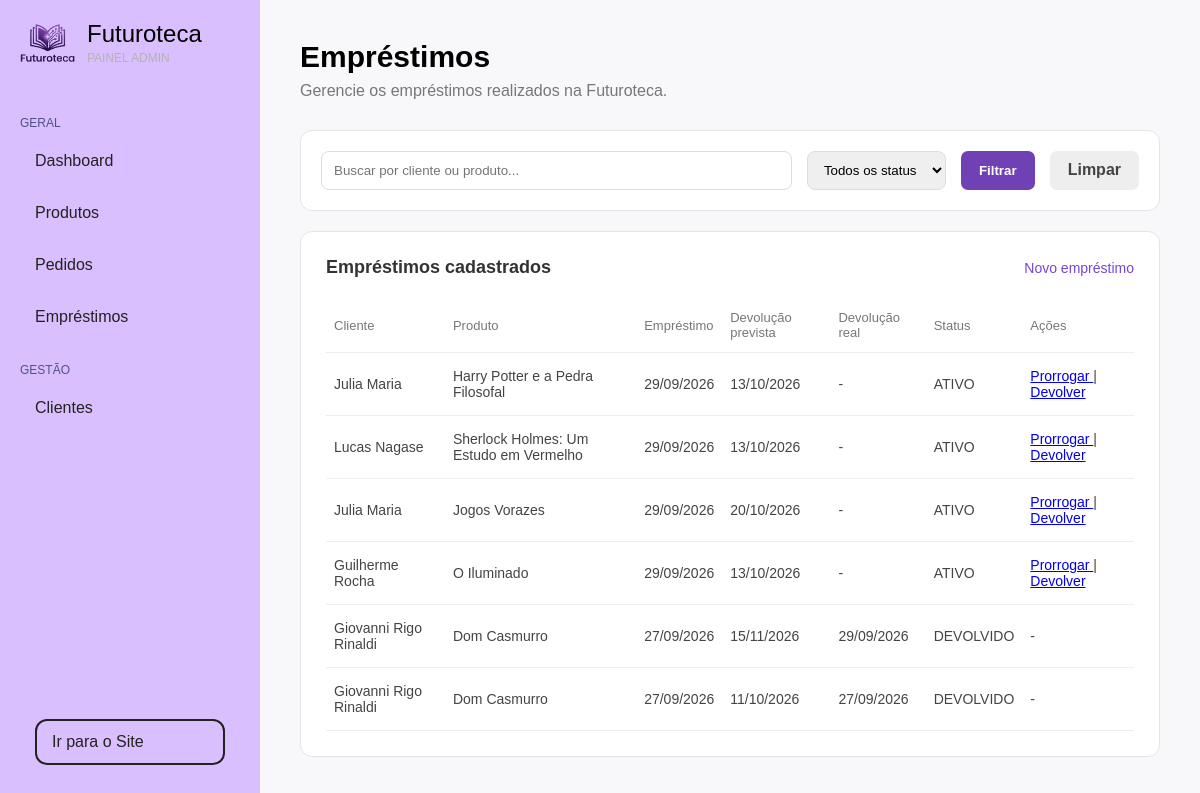
Screenshot of /dashboard/emprestimos.php (signed in) with the database file from the repository.
### tables this page shows
CREATE TABLE `emprestimo` (
  `id_emprestimo` int(11) NOT NULL,
  `id_usuario` int(11) NOT NULL,
  `id_produto` int(11) NOT NULL,
  `data_emprestimo` date NOT NULL,
  `data_devolucao_prevista` date NOT NULL,
  `data_devolucao_real` date DEFAULT NULL,
  `status` enum('ATIVO','DEVOLVIDO','ATRASADO') NOT NULL DEFAULT 'ATIVO',
  `prorrogado` tinyint(1) NOT NULL DEFAULT 0
);

CREATE TABLE `usuario` (
  `id_usuario` int(11) NOT NULL,
  `nome` varchar(100) NOT NULL,
  `email` varchar(150) NOT NULL,
  `cpf` varchar(14) NOT NULL,
  `telefone` varchar(20) DEFAULT NULL,
  `endereco` varchar(255) DEFAULT NULL,
  `tipo_usuario` enum('ADMIN','CLIENTE') NOT NULL DEFAULT 'CLIENTE',
  `senha` varchar(255) NOT NULL
);

CREATE TABLE `produto` (
  `id_produto` int(11) NOT NULL,
  `titulo` varchar(150) NOT NULL,
  `autor` varchar(100) DEFAULT NULL,
  `categoria` varchar(80) NOT NULL,
  `tipo` enum('LIVRO','EBOOK','ARTIGO') NOT NULL,
  `preco` decimal(10,2) NOT NULL,
  `preco_promocional` decimal(10,2) DEFAULT NULL,
  `estoque` int(11) NOT NULL DEFAULT 0,
  `descricao` text DEFAULT NULL,
  `imagem` varchar(255) DEFAULT NULL
);

### dashboard/emprestimos.php (the view, shortened to what this page needs)
<?php
require_once '../crud.php';
$busca = $_GET["busca"] ?? "";
$sql = "SELECT
            emprestimo.*,
            usuario.nome AS nome_cliente,
            produto.titulo AS nome_produto
        FROM emprestimo
        INNER JOIN usuario
            ON emprestimo.id_usuario = usuario.id_usuario
        INNER JOIN produto
            ON emprestimo.id_produto = produto.id_produto
        WHERE 1=1";
$params = [];
$sql .= " ORDER BY emprestimo.id_emprestimo DESC";
$stmt = $pdo->prepare($sql);
$stmt->execute($params);
$emprestimos = $stmt->fetchAll(PDO::FETCH_ASSOC);
?>
<!DOCTYPE html>
<html lang="pt-br">
<head>
    <link rel="stylesheet" href="../css/dashboard.css">
</head>
<body>
    <?php include 'partials/sidebar.php'; ?>
    <main class="conteudo">
        <div class="titulo-dashboard">
            <h1>Empréstimos</h1>
            <p>Gerencie os empréstimos realizados na Futuroteca.</p>
        </div>
        <form method="GET" class="filtros-produtos">
            <input type="text" name="busca" placeholder="Buscar por cliente ou produto..."
                value="<?= htmlspecialchars($busca) ?>">
            <select name="status">
                <option value="">
                    Todos os status
                </option>
            </select>
            <button type="submit" class="btn-filtrar">
                Filtrar
            </button>
            <a href="emprestimos.php" class="btn-limpar">
                Limpar
            </a>
        </form>
        <div class="painel-dashboard">
            <div class="painel-titulo">
                <h3>Empréstimos cadastrados</h3>
                <a href="cadastrar-emprestimo.php">
                    Novo empréstimo
                </a>
            </div>
            <table>
                <thead>
                    <tr>
                        <th>Cliente</th>
                        <th>Produto</th>
                        <th>Empréstimo</th>
                        <th>Devolução prevista</th>
                        <th>Devolução real</th>
                        <th>Status</th>
                        <th>Ações</th>
                    </tr>
                </thead>
                <tbody>
                    <?php if (count($emprestimos) == 0): ?>
                        <tr>
                            <td colspan="7">
                                Nenhum empréstimo cadastrado.
                            </td>
                        </tr>
                    <?php else: ?>
                        <?php foreach ($emprestimos as $emprestimo): ?>
                            <tr>
                                <td>
                                    <?= htmlspecialchars($emprestimo["nome_cliente"]) ?>
                                </td>
                                <td>
                                    <?= htmlspecialchars($emprestimo["nome_produto"]) ?>
                                </td>
                                <td>
                                    <?= date("d/m/Y", strtotime($emprestimo["data_emprestimo"])) ?>
                                </td>
                                <td>
                                    <?= date("d/m/Y", strtotime($emprestimo["data_devolucao_prevista"])) ?>
                                </td>
                                <td>
                                    <?php if ($emprestimo["data_devolucao_real"]): ?>
                                        <?= date("d/m/Y", strtotime($emprestimo["data_devolucao_real"])) ?>
                                    <?php else: ?>
                                        -
                                    <?php endif; ?>
                                </td>
                                <td>
                                    <?= htmlspecialchars($emprestimo["status"]) ?>
                                </td>
                                <td>
                                    <?php if ($emprestimo["status"] == "ATIVO" || $emprestimo["status"] == "ATRASADO"): ?>
                                        <a href="prorrogar-emprestimo.php?id=<?= $emprestimo["id_emprestimo"] ?>"
                                            onclick="return confirm('Deseja prorrogar este empréstimo por mais 7 dias?')">
                                            Prorrogar
                                        </a>
                                        |
                                        <a href="devolver-emprestimo.php?id=<?= $emprestimo["id_emprestimo"] ?>"
                                            onclick="return confirm('Confirmar devolução deste empréstimo?')">
                                            Devolver
                                        </a>
                                    <?php else: ?>
                                        -
                                    <?php endif; ?>
                                </td>
                            </tr>
                        <?php endforeach; ?>
                    <?php endif; ?>
                </tbody>
            </table>
        </div>
    </main>
</body>
</html>

### css/dashboard.css (style rules this page uses)
* { margin: 0; padding: 0; box-sizing: border-box; }
body { font-family: Arial, sans-serif; display: flex; background-color: #f7f7f7f7; }
.conteudo { flex: 1; padding: 40px; }
.conteudo { flex: 1; padding: 40px; background-color: #f8f8fa; }
.titulo-dashboard { margin-bottom: 30px; }
.titulo-dashboard h1 { font-size: 30px; margin-bottom: 8px; }
.titulo-dashboard p { color: #777; }
.painel-dashboard { background-color: white; border: 1px solid #e4e4e4; border-radius: 12px; padding: 25px; }
.painel-titulo { display: flex; align-items: center; justify-content: space-between; margin-bottom: 20px; }
.painel-titulo h3 { font-size: 18px; color: #333; }
.painel-titulo a { color: #7445d8; text-decoration: none; font-size: 14px; }
table { width: 100%; border-collapse: collapse; }
th { text-align: left; color: #777; font-size: 13px; font-weight: 500; padding: 12px 8px; border-bottom: 1px solid #eeeeee; }
td { padding: 15px 8px; font-size: 14px; color: #444; border-bottom: 1px solid #eeeeee; }
.filtros-produtos { display: flex; gap: 15px; background-color: white; padding: 20px; margin-bottom: 20px; border: 1px solid #e4e4e4; border-radius: 12px; }
.filtros-produtos input { flex: 1; }
.filtros-produtos input, .filtros-produtos select { padding: 10px 12px; border: 1px solid #ddd; border-radius: 8px; outline: none; }
.btn-filtrar { background-color: #7040b5; color: white; border: none; border-radius: 7px; padding: 10px 18px; font-weight: 600; cursor: pointer; transition: 0.2s; }
.btn-limpar { background-color: #eeeeee; color: #444; padding: 10px 18px; border-radius: 7px; text-decoration: none; font-weight: 600; transition: 0.2s; }

### rows the page displays
emprestimo: id_usuario.nome "Julia Maria", id_produto.titulo "Harry Potter e a Pedra Filosofal", data_emprestimo "29/09/2026", data_devolucao_prevista "13/10/2026", status "ATIVO"
emprestimo: id_usuario.nome "Lucas Nagase", id_produto.titulo "Sherlock Holmes: Um Estudo em Vermelho", data_emprestimo "29/09/2026", data_devolucao_prevista "13/10/2026", status "ATIVO"
emprestimo: id_usuario.nome "Julia Maria", id_produto.titulo "Jogos Vorazes", data_emprestimo "29/09/2026", data_devolucao_prevista "20/10/2026", status "ATIVO"
emprestimo: id_usuario.nome "Guilherme Rocha", id_produto.titulo "O Iluminado", data_emprestimo "29/09/2026", data_devolucao_prevista "13/10/2026", status "ATIVO"
emprestimo: id_usuario.nome "Giovanni Rigo Rinaldi", id_produto.titulo "Dom Casmurro", data_emprestimo "27/09/2026", data_devolucao_prevista "15/11/2026", data_devolucao_real "29/09/2026", status "DEVOLVIDO"
emprestimo: id_usuario.nome "Giovanni Rigo Rinaldi", id_produto.titulo "Dom Casmurro", data_emprestimo "27/09/2026", data_devolucao_prevista "11/10/2026", data_devolucao_real "27/09/2026", status "DEVOLVIDO"
